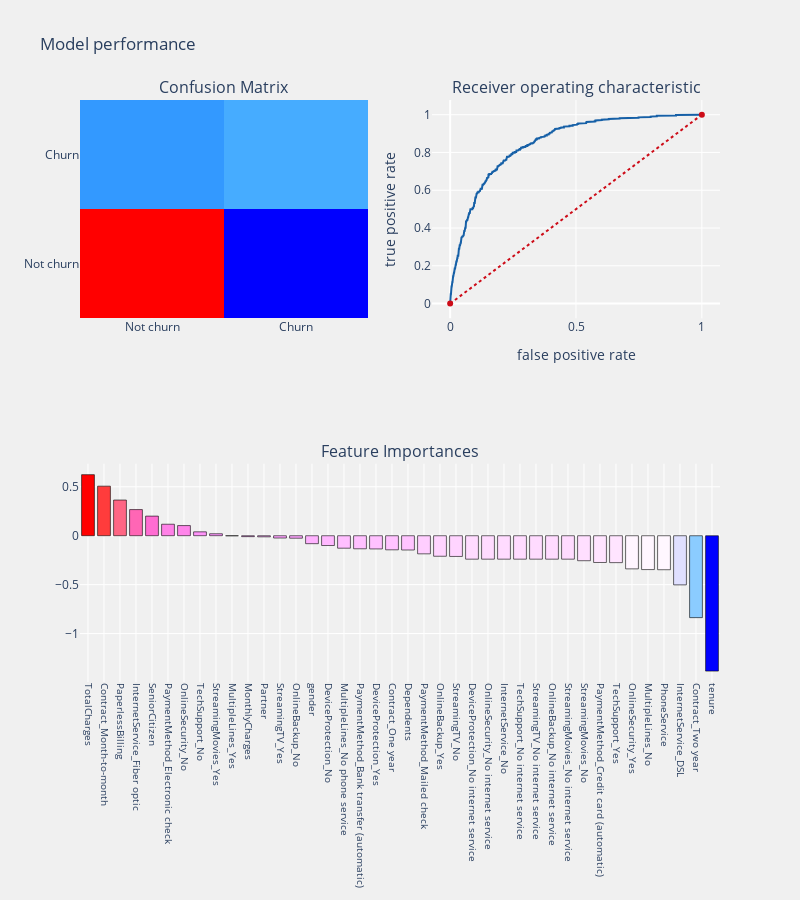

Write notebook code for a chart like this one.
### Markdown cell above
## 3.1 Base Model

### Code cell
#threshold_plot - if True returns threshold plot for model
    
def telecom_churn_prediction(algorithm,training_x,testing_x,
                             training_y,testing_y,cols,cf,threshold_plot) :
    
    #model
    algorithm.fit(training_x,training_y)
    predictions   = algorithm.predict(testing_x)
    probabilities = algorithm.predict_proba(testing_x)
    #coeffs
    if   cf == "coefficients" :
        coefficients  = pd.DataFrame(algorithm.coef_.ravel())
    elif cf == "features" :
        coefficients  = pd.DataFrame(algorithm.feature_importances_)
        
    column_df     = pd.DataFrame(cols)
    coef_sumry    = (pd.merge(coefficients,column_df,left_index= True,
                              right_index= True, how = "left"))
    coef_sumry.columns = ["coefficients","features"]
    coef_sumry    = coef_sumry.sort_values(by = "coefficients",ascending = False)
    
    print (algorithm)
    print ("\n Classification report : \n",classification_report(testing_y,predictions))
    print ("Accuracy   Score : ",accuracy_score(testing_y,predictions))
    #confusion matrix
    conf_matrix = confusion_matrix(testing_y,predictions)
    #roc_auc_score
    model_roc_auc = roc_auc_score(testing_y,predictions) 
    print ("Area under curve : ",model_roc_auc,"\n")
    fpr,tpr,thresholds = roc_curve(testing_y,probabilities[:,1])
    
    #plot confusion matrix
    trace1 = go.Heatmap(z = conf_matrix ,
                        x = ["Not churn","Churn"],
                        y = ["Not churn","Churn"],
                        showscale  = False,colorscale = "Picnic",
                        name = "matrix")
    
    #plot roc curve
    trace2 = go.Scatter(x = fpr,y = tpr,
                        name = "Roc : " + str(model_roc_auc),
                        line = dict(color = ('rgb(22, 96, 167)'),width = 2))
    trace3 = go.Scatter(x = [0,1],y=[0,1],
                        line = dict(color = ('rgb(205, 12, 24)'),width = 2,
                        dash = 'dot'))
    
    #plot coeffs
    trace4 = go.Bar(x = coef_sumry["features"],y = coef_sumry["coefficients"],
                    name = "coefficients",
                    marker = dict(color = coef_sumry["coefficients"],
                                  colorscale = "Picnic",
                                  line = dict(width = .6,color = "black")))
    
    #subplots
    fig = tls.make_subplots(rows=2, cols=2, specs=[[{}, {}], [{'colspan': 2}, None]],
                            subplot_titles=('Confusion Matrix',
                                            'Receiver operating characteristic',
                                            'Feature Importances'))
    
    fig.append_trace(trace1,1,1)
    fig.append_trace(trace2,1,2)
    fig.append_trace(trace3,1,2)
    fig.append_trace(trace4,2,1)
    
    fig['layout'].update(showlegend=False, title="Model performance" ,
                         autosize = False,height = 900,width = 800,
                         plot_bgcolor = 'rgba(240,240,240, 0.95)',
                         paper_bgcolor = 'rgba(240,240,240, 0.95)',
                         margin = dict(b = 195))
    fig["layout"]["xaxis2"].update(dict(title = "false positive rate"))
    fig["layout"]["yaxis2"].update(dict(title = "true positive rate"))
    fig["layout"]["xaxis3"].update(dict(showgrid = True,tickfont = dict(size = 10),
                                        tickangle = 90))
    py.iplot(fig)
    
    if threshold_plot == True : 
        visualizer = DiscriminationThreshold(algorithm)
        visualizer.fit(training_x,training_y)
        visualizer.poof()
        
logit  = LogisticRegression(C=1.0, class_weight=None, dual=False, fit_intercept=True,
          intercept_scaling=1, max_iter=100, multi_class='ovr', n_jobs=1,
          penalty='l2', random_state=None, solver='liblinear', tol=0.0001,
          verbose=0, warm_start=False)

telecom_churn_prediction(logit,train_X,test_X,train_Y,test_Y,
                         cols,"coefficients",threshold_plot = True)

### Figure 1 — Plotly figure (JSON) as saved in the notebook; plotly's stock layout.template omitted (floating-point values rounded to 4 significant figures; data arrays with more than 128 entries replaced by an {"elided": "..."} marker saying what was removed)
{"data": [{"colorscale": [[0, "rgb(0,0,255)"], [0.1, "rgb(51,153,255)"], [0.2, "rgb(102,204,255)"], [0.3, "rgb(153,204,255)"], [0.4, "rgb(204,204,255)"], [0.5, "rgb(255,255,255)"], [0.6, "rgb(255,204,255)"], [0.7, "rgb(255,153,255)"], [0.8, "rgb(255,102,204)"], [0.9, "rgb(255,102,102)"], [1, "rgb(255,0,0)"]], "name": "matrix", "showscale": false, "type": "heatmap", "x": ["Not churn", "Churn"], "xaxis": "x", "y": ["Not churn", "Churn"], "yaxis": "y", "z": [[1144, 124], [226, 264]]}, {"line": {"color": "rgb(22, 96, 167)", "width": 2}, "name": "Roc : 0.720491856048413", "type": "scatter", "x": {"elided": "499 float values"}, "xaxis": "x2", "y": {"elided": "499 float values"}, "yaxis": "y2"}, {"line": {"color": "rgb(205, 12, 24)", "dash": "dot", "width": 2}, "type": "scatter", "x": [0, 1], "xaxis": "x2", "y": [0, 1], "yaxis": "y2"}, {"marker": {"color": [0.6238, 0.5063, 0.3645, 0.267, 0.2003, 0.1174, 0.1034, 0.03968, 0.0201, -0.001292, -0.009514, -0.0114, -0.02351, -0.02537, -0.08141, -0.1002, -0.1274, -0.1335, -0.135, -0.1441, -0.146, -0.1851, -0.2099, -0.2117, -0.2395, -0.2395, -0.2395, -0.2395, -0.2395, -0.2395, -0.2395, -0.2554, -0.2736, -0.2749, -0.3387, -0.3461, -0.3474, -0.5023, -0.837, -1.383], "colorscale": [[0, "rgb(0,0,255)"], [0.1, "rgb(51,153,255)"], [0.2, "rgb(102,204,255)"], [0.3, "rgb(153,204,255)"], [0.4, "rgb(204,204,255)"], [0.5, "rgb(255,255,255)"], [0.6, "rgb(255,204,255)"], [0.7, "rgb(255,153,255)"], [0.8, "rgb(255,102,204)"], [0.9, "rgb(255,102,102)"], [1, "rgb(255,0,0)"]], "line": {"color": "black", "width": 0.6}}, "name": "coefficients", "type": "bar", "x": ["TotalCharges", "Contract_Month-to-month", "PaperlessBilling", "InternetService_Fiber optic", "SeniorCitizen", "PaymentMethod_Electronic check", "OnlineSecurity_No", "TechSupport_No", "StreamingMovies_Yes", "MultipleLines_Yes", "MonthlyCharges", "Partner", "StreamingTV_Yes", "OnlineBackup_No", "gender", "DeviceProtection_No", "MultipleLines_No phone service", "PaymentMethod_Bank transfer (automatic)", "DeviceProtection_Yes", "Contract_One year", "Dependents", "PaymentMethod_Mailed check", "OnlineBackup_Yes", "StreamingTV_No", "DeviceProtection_No internet service", "OnlineSecurity_No internet service", "InternetService_No", "TechSupport_No internet service", "StreamingTV_No internet service", "OnlineBackup_No internet service", "StreamingMovies_No internet service", "StreamingMovies_No", "PaymentMethod_Credit card (automatic)", "TechSupport_Yes", "OnlineSecurity_Yes", "MultipleLines_No", "PhoneService", "InternetService_DSL", "Contract_Two year", "tenure"], "xaxis": "x3", "y": [0.6238, 0.5063, 0.3645, 0.267, 0.2003, 0.1174, 0.1034, 0.03968, 0.0201, -0.001292, -0.009514, -0.0114, -0.02351, -0.02537, -0.08141, -0.1002, -0.1274, -0.1335, -0.135, -0.1441, -0.146, -0.1851, -0.2099, -0.2117, -0.2395, -0.2395, -0.2395, -0.2395, -0.2395, -0.2395, -0.2395, -0.2554, -0.2736, -0.2749, -0.3387, -0.3461, -0.3474, -0.5023, -0.837, -1.383], "yaxis": "y3"}], "layout": {"annotations": [{"font": {"size": 16}, "showarrow": false, "text": "Confusion Matrix", "x": 0.225, "xanchor": "center", "xref": "paper", "y": 1, "yanchor": "bottom", "yref": "paper"}, {"font": {"size": 16}, "showarrow": false, "text": "Receiver operating characteristic", "x": 0.775, "xanchor": "center", "xref": "paper", "y": 1, "yanchor": "bottom", "yref": "paper"}, {"font": {"size": 16}, "showarrow": false, "text": "Feature Importances", "x": 0.5, "xanchor": "center", "xref": "paper", "y": 0.375, "yanchor": "bottom", "yref": "paper"}], "autosize": false, "height": 900, "margin": {"b": 195}, "paper_bgcolor": "rgba(240,240,240, 0.95)", "plot_bgcolor": "rgba(240,240,240, 0.95)", "showlegend": false, "title": {"text": "Model performance"}, "width": 800, "xaxis": {"anchor": "y", "domain": [0, 0.45]}, "xaxis2": {"anchor": "y2", "domain": [0.55, 1], "title": {"text": "false positive rate"}}, "xaxis3": {"anchor": "y3", "domain": [0, 1], "showgrid": true, "tickangle": 90, "tickfont": {"size": 10}}, "yaxis": {"anchor": "x", "domain": [0.625, 1]}, "yaxis2": {"anchor": "x2", "domain": [0.625, 1], "title": {"text": "true positive rate"}}, "yaxis3": {"anchor": "x3", "domain": [0, 0.375]}}}
